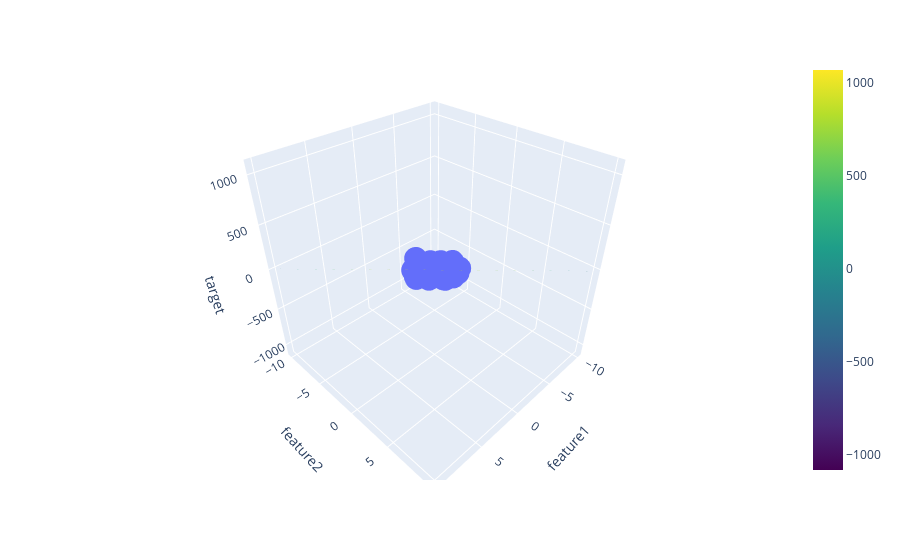

The code cell stored with this chart in its notebook:
### Code cell
from sklearn.datasets import make_regression
import pandas as pd
import numpy as np
import plotly.express as px
import plotly.graph_objects as go
from sklearn.metrics import mean_absolute_error, mean_squared_error, r2_score
from sklearn.model_selection import train_test_split
from sklearn.linear_model import LinearRegression

# Generate synthetic data
X, y = make_regression(n_samples=100, n_features=2, n_informative=2, n_targets=1, noise=50)
df = pd.DataFrame({'feature1': X[:, 0], 'feature2': X[:, 1], 'target': y})

# Create scatter plot
fig = px.scatter_3d(df, x='feature1', y='feature2', z='target')

# Split the data
X_train, X_test, y_train, y_test = train_test_split(X, y, test_size=0.2, random_state=3)

# Fit the model
lr = LinearRegression()
lr.fit(X_train, y_train)
y_pred = lr.predict(X_test)

# Define the grid
x = np.linspace(-10, 10, 20)
y = np.linspace(-10, 10, 20)
xGrid, yGrid = np.meshgrid(y, x)
final = np.c_[xGrid.ravel(), yGrid.ravel()]

# Predict the surface
z_final = lr.predict(final).reshape(xGrid.shape)

# Add surface to the scatter plot
fig.add_trace(go.Surface(x=xGrid, y=yGrid, z=z_final, colorscale='viridis'))

# Show the combined plot
fig.show()

### Figure 1 — Plotly figure (JSON) as saved in the notebook; plotly's stock layout.template omitted (floating-point values rounded to 4 significant figures; data arrays with more than 128 entries replaced by an {"elided": "..."} marker saying what was removed)
{"data": [{"hovertemplate": "feature1=%{x}<br>feature2=%{y}<br>target=%{z}<extra></extra>", "legendgroup": "", "marker": {"color": "#636efa", "symbol": "circle"}, "mode": "markers", "name": "", "scene": "scene", "showlegend": false, "type": "scatter3d", "x": [0.4989, -0.195, -0.3436, -0.5787, -0.4162, -0.5684, 0.3252, -0.3383, 0.6351, -0.7754, 2.135, -1.198, -0.9715, 0.4492, -0.0808, -1.421, 0.4382, -0.08534, -1.208, 1.57, -0.05926, -1.18, -1.267, -0.3766, -0.01264, 0.2437, 0.005872, -0.00445, 0.2878, -0.8151, 0.1684, -0.4204, -1.139, -2.184, 0.4446, 0.8615, 1.268, -0.2945, 1.053, -1.599, -1.896, 1.328, -0.3137, 2.262, -0.7317, 2.827, -1.004, -0.7689, -2.329, -0.7827, -1.986, -0.6169, -0.1166, -0.1694, 0.2331, 1.109, -0.05361, -0.551, 1.315, 1.315, -0.05217, 0.7964, 0.4759, 0.5235, -0.6309, 0.1942, -0.4303, 0.8746, 0.6113, -1.834, 0.1101, 0.5097, -1.864, 1.522, 0.5349, -0.68, 0.1966, 0.1709, 0.5415, -0.6609, 0.2297, -0.6927, -2.25, -0.6249, -0.02745, 0.4187, -0.9338, -1.447, 0.7368, 1.11, 1.329, -0.9371, -2.946, -1.286, 1.078, -0.1707, 0.6418, 0.4074, 0.4326, 0.779], "y": [-0.8922, 1.653, -1.673, 1.636, -0.6464, 0.772, 0.7752, -0.3905, 1.523, 0.3285, -0.138, 0.9935, -0.9721, -1.957, 0.4568, 0.1918, 0.3215, 0.6666, 0.359, 0.1041, -0.3291, 1.487, -0.2934, -0.1328, 1.058, -0.2047, 0.6764, -1.415, -0.507, -0.02879, 0.1223, 0.7305, -0.505, -1.139, -1.987, -0.5898, -1.047, 0.06348, -1.207, 0.5908, -0.7652, -1.24, -0.9131, -0.3935, 1.46, 0.6005, 0.6823, -1.331, 0.7237, -0.4393, 0.3152, 0.201, 0.9639, -0.4321, -0.7582, -1.314, -1.015, -0.3218, -1.533, -0.06201, -1.499, -0.446, 1.76, -1.784, 0.2573, -1.116, 1.895, 0.263, -0.1571, -0.6696, -1.506, -0.002254, -0.2459, 0.5953, -1.813, -0.7166, 0.7254, 0.1023, -0.886, 1.132, -2.288, -0.2167, -0.9495, -0.4859, 0.8681, -0.5375, 2.154, -0.6078, 0.1498, -1.515, 0.2484, 0.3386, -0.5647, -0.0007644, -1.471, 1.457, 0.8125, 0.1161, 1.135, -0.4266], "z": [2.258, 53.7, -75.01, 40.94, -46.78, -23.28, 60.89, -57.48, 138.9, -13.91, 190.1, 12.48, -47.89, -79.99, 32.58, -87.45, 99.73, -2.055, -21.68, 112.5, -75.37, 31.79, -106.0, -72.37, 13.64, -8.356, -20.29, -162.9, 21.8, -117.4, 1.167, -27.79, -44.2, -222.3, -95.59, 15.49, -21.36, -49.62, -100.4, -81.53, -124.9, 19.27, -142.4, 107.8, 137.0, 163.3, -33.28, -130.7, -125.3, -88.01, -22.44, 13.48, -61.14, -68.18, -22.67, -114.8, -69.06, -34.09, -16.93, 33.1, -87.17, 47.44, 10.78, 14.92, -32.58, -73.98, -4.286, 40.87, -87.68, -112.6, -121.0, 50.91, -116.6, 167.0, -118.1, -47.2, 84.65, 42.22, 8.671, -13.81, 28.53, -11.99, -205.2, -6.19, 16.0, -97.05, 85.53, -191.4, 142.0, -50.73, 153.0, 36.5, -183.7, -88.19, -101.8, 147.0, 54.53, 14.85, 178.1, 50.6]}, {"colorscale": [[0, "#440154"], [0.1111, "#482878"], [0.2222, "#3e4989"], [0.3333, "#31688e"], [0.4444, "#26828e"], [0.5556, "#1f9e89"], [0.6667, "#35b779"], [0.7778, "#6ece58"], [0.8889, "#b5de2b"], [1, "#fde725"]], "type": "surface", "x": {"elided": "20x20 float values"}, "y": {"elided": "20x20 float values"}, "z": {"elided": "20x20 float values"}}], "layout": {"legend": {"tracegroupgap": 0}, "margin": {"t": 60}, "scene": {"domain": {"x": [0, 1], "y": [0, 1]}, "xaxis": {"title": {"text": "feature1"}}, "yaxis": {"title": {"text": "feature2"}}, "zaxis": {"title": {"text": "target"}}}}}
